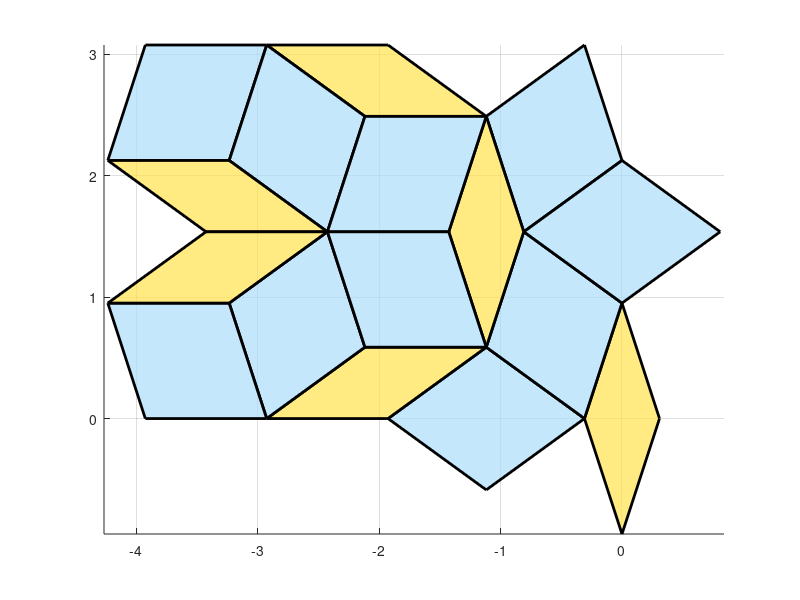

Here is the MATLAB script that generated this plot: (Note: this script raises an error after producing the figure.)
function jsonStr = periodicPenroseTiles()

figure
axesConainer = gca;
set(axesConainer,'NextPlot', 'add')
grid on
axis equal

thickColor = html2rgb("#aadcfb");
thingColor = html2rgb("#ffe24c");

thinShortHalfDiag = sin(2*pi/10/2);
thinLongHalfDiag = cos(2*pi/10/2);
thin = [1 0 -1 0; 0 1 0 -1].*[thinShortHalfDiag; thinLongHalfDiag];

thickShortHalfDiag = sin(2*pi/5/2);
thickLongHalfDiag = cos(2*pi/5/2);
thick = [1 0 -1 0; 0 1 0 -1] .* [thickLongHalfDiag; thickShortHalfDiag];
reflectLinePoints = [0 -1; 0 0] + [0; thinLongHalfDiag + thickShortHalfDiag];


% Fill the polygons
rhTn = thin;
plotThin(rhTn) % lower right

rhTk = thick - [thinShortHalfDiag + thickLongHalfDiag; 0];
plotThick(rhTk) % lower right left

c = [-thinShortHalfDiag; 0];
plotThick(rotate2D(rhTk, -2, c)) % lower right up

plotThick(reflect(rotate2D(rhTk, -2, c), reflectLinePoints))

plotThick(thick + [0; thinLongHalfDiag + thickShortHalfDiag]) % right center

rhTn = thin + [-thinShortHalfDiag - thickLongHalfDiag; thickShortHalfDiag + thinLongHalfDiag];
plotThin(rhTn)
c = [-thinShortHalfDiag - thickLongHalfDiag; thickShortHalfDiag];
plotThin(rotate2D(rhTn,3,c))

plotThin(reflect(rotate2D(rhTn,3,c), reflectLinePoints))


c=[-thickLongHalfDiag - 2 * thinShortHalfDiag - 1; thinLongHalfDiag + thickShortHalfDiag];

rhTk = thick + c - [thickLongHalfDiag; 0];
% plotThick(rhTk)
plotThick(rotate2D(rhTk,2,c))

plotThick(rotate2D(rotate2D(rhTk,2,c),2,[-thinShortHalfDiag - 2* thickLongHalfDiag-1;0]))
rhTkLowerLeft = rotate2D(rotate2D(rhTk,2,c),2,[-thinShortHalfDiag - 2* thickLongHalfDiag-1;0]);
plotThick(reflect(rhTkLowerLeft, reflectLinePoints))

plotThick(rotate2D(rhTk,-2,c))
plotThick(rotate2D(rhTk,-4,c))
plotThick(rotate2D(rhTk,-6,c))

plotThin(rotate2D(thin + [c(1); c(2) + thinLongHalfDiag] ,2,c))
plotThin(rotate2D(thin + [c(1); c(2) + thinLongHalfDiag] ,3,c))

% fetch polygons from axes children objects

polygons = axesConainer.Children;

tx = thinShortHalfDiag + 2*thickLongHalfDiag + 1 + 1 + thinShortHalfDiag;
ty = 2 * thinLongHalfDiag + 2 * thickShortHalfDiag;
plotTranspose(polygons, 0, ty)
plotTranspose(polygons, tx, ty)
plotTranspose(polygons, tx, 0)

plotTranspose(polygons, -tx, 0)
plotTranspose(polygons, -tx, ty)
plotTranspose(polygons, -tx, 2*ty)
plotTranspose(polygons, 0, 2*ty)
plotTranspose(polygons, tx, 2*ty)
plotTranspose(polygons, 2*tx, 2*ty)
plotTranspose(polygons, 2*tx, ty)
plotTranspose(polygons, 2*tx, 0)
plotTranspose(polygons, 2*tx, -ty)
plotTranspose(polygons, tx, -ty)
plotTranspose(polygons, 0, -ty)
plotTranspose(polygons, -tx, -ty)

rhombusToExport = axesConainer.Children;

for i = numel(rhombusToExport): -1 : 1
    rhombus = rhombusToExport(i);
    tiles(i).type = rhombus.UserData;
    tiles(i).points = [rhombus.XData'; rhombus.YData'];
end

jsonStr = jsonencode(tiles);

linePoints = [0 0; -4.5 9.7];
plotTransposeLine(linePoints, 0, 0)
plotTransposeLine(linePoints, tx, 0)
plotTransposeLine(linePoints, -tx, 0)

linePoints = [-9 9.8; 0 0];
plotTransposeLine(linePoints, 0, 0)
plotTransposeLine(linePoints, 0, ty)
plotTransposeLine(linePoints, 0, 2*ty)


    function plotThin(rhTn)
        fill(rhTn(1,:), rhTn(2,:), [0.2 0.6 0.8], 'FaceColor', thingColor, ...
            'FaceAlpha', 0.7, 'EdgeColor', 'black', 'LineWidth', 2, ...
            'UserData', 'THIN')
    end

    function plotThick(rhTk)
        fill(rhTk(1,:), rhTk(2,:), [0.2 0.6 0.8], 'FaceColor', thickColor, ...
            'FaceAlpha', 0.7, 'EdgeColor', 'black', 'LineWidth', 2, ...
            'UserData', 'THICK')
    end

end

function rgb = html2rgb(htmlColor)
    % htmlColor: string like '#FFD700' or 'FFD700'
    htmlColor = char(htmlColor);
    if startsWith(htmlColor, '#')
        htmlColor = htmlColor(2:end);
    end

    if numel(htmlColor) ~= 6
        error('Invalid HTML color string. Must be 6 hex digits.');
    end

    % Split into R, G, B hex pairs
    r = hex2dec(htmlColor(1:2)) / 255;
    g = hex2dec(htmlColor(3:4)) / 255;
    b = hex2dec(htmlColor(5:6)) / 255;

    rgb = [r, g, b];
end

function trans = plotTransposeLine(linePints, tx, ty)
    trans =  linePints + [tx; ty]; 

    plot(trans(1,:), trans(2,:), 'r-', 'LineWidth', 1.5)
end

function plotTranspose(polygons, tx, ty)
    for i = 1 : numel(polygons)
        poly = polygons(i);
        transposed = [poly.XData'; poly.YData'] + [tx; ty];
        fill(transposed(1,:), transposed(2,:), [0.2 0.6 0.8], ...
            'FaceColor', poly.FaceColor, 'FaceAlpha', poly.FaceAlpha, ...
            'EdgeColor', poly.EdgeColor, 'LineWidth', poly.LineWidth, ...
            'UserData', poly.UserData)
    end
end

function ref = reflect(polygon, p)
    % Reflect points polygon(x,y)  across line defined by p1(x1,y1) and p2(x2,y2)
    p1 = p(:,1);
    p2 = p(:,2);
    % Line direction vector
    n = (p2 - p1)/norm(p2 - p1);
    
    % For each point, translate to line origin
    trans = polygon - p1;
    
    % Project onto line direction
    proj = trans .* n;
    
    % Point on line closest to our point
    p_on_line = proj .* n;
    
    % Reflect: point_reflected = 2 * point_on_line - point_original
    ref = 2 * p_on_line - trans + p1;
end

function rot = rotate2D(polygon, times, center)
    x = polygon(1, :);
    y = polygon(2, :);

    x0 = center(1);
    y0 = center(2);
    
    theta = 2 * pi / 10 * times;
    % Translate to origin
    x_translated = x - x0;
    y_translated = y - y0;
    
    % Apply rotation
    x_rot = x_translated * cos(theta) - y_translated * sin(theta);
    y_rot = x_translated * sin(theta) + y_translated * cos(theta);
    
    % Translate back
    rot = [x_rot + x0; y_rot + y0];
end